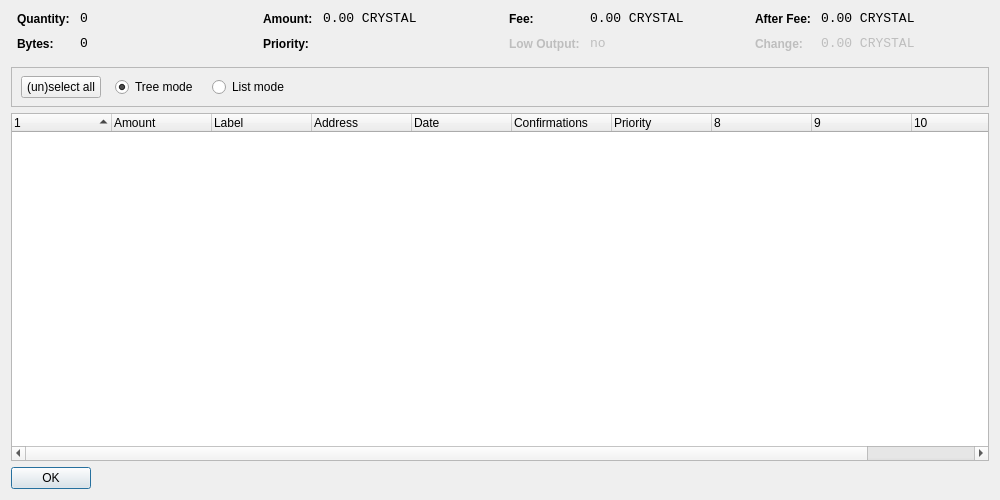
<?xml version="1.0" encoding="UTF-8"?>
<ui version="4.0">
 <class>CoinControlDialog</class>
 <widget class="QDialog" name="CoinControlDialog">
  <property name="geometry">
   <rect>
    <x>0</x>
    <y>0</y>
    <width>1000</width>
    <height>500</height>
   </rect>
  </property>
  <property name="windowTitle">
   <string>Coin Control</string>
  </property>
  <layout class="QVBoxLayout" name="verticalLayout">
   <item>
    <layout class="QHBoxLayout" name="horizontalLayoutTop" stretch="0,0,0,0">
     <property name="topMargin">
      <number>0</number>
     </property>
     <property name="bottomMargin">
      <number>10</number>
     </property>
     <item>
      <layout class="QFormLayout" name="formLayoutCoinControl1">
       <property name="horizontalSpacing">
        <number>10</number>
       </property>
       <property name="verticalSpacing">
        <number>10</number>
       </property>
       <property name="leftMargin">
        <number>6</number>
       </property>
       <property name="rightMargin">
        <number>6</number>
       </property>
       <item row="0" column="0">
        <widget class="QLabel" name="labelCoinControlQuantityText">
         <property name="styleSheet">
          <string notr="true">font-weight:bold;</string>
         </property>
         <property name="text">
          <string>Quantity:</string>
         </property>
        </widget>
       </item>
       <item row="0" column="1">
        <widget class="QLabel" name="labelCoinControlQuantity">
         <property name="font">
          <font>
           <family>Monospace</family>
           <pointsize>10</pointsize>
          </font>
         </property>
         <property name="cursor">
          <cursorShape>IBeamCursor</cursorShape>
         </property>
         <property name="contextMenuPolicy">
          <enum>Qt::ActionsContextMenu</enum>
         </property>
         <property name="text">
          <string notr="true">0</string>
         </property>
         <property name="textInteractionFlags">
          <set>Qt::LinksAccessibleByMouse|Qt::TextSelectableByKeyboard|Qt::TextSelectableByMouse</set>
         </property>
        </widget>
       </item>
       <item row="1" column="0">
        <widget class="QLabel" name="labelCoinControlBytesText">
         <property name="styleSheet">
          <string notr="true">font-weight:bold;</string>
         </property>
         <property name="text">
          <string>Bytes:</string>
         </property>
        </widget>
       </item>
       <item row="1" column="1">
        <widget class="QLabel" name="labelCoinControlBytes">
         <property name="font">
          <font>
           <family>Monospace</family>
           <pointsize>10</pointsize>
          </font>
         </property>
         <property name="cursor">
          <cursorShape>IBeamCursor</cursorShape>
         </property>
         <property name="contextMenuPolicy">
          <enum>Qt::ActionsContextMenu</enum>
         </property>
         <property name="text">
          <string notr="true">0</string>
         </property>
         <property name="textInteractionFlags">
          <set>Qt::LinksAccessibleByMouse|Qt::TextSelectableByKeyboard|Qt::TextSelectableByMouse</set>
         </property>
        </widget>
       </item>
      </layout>
     </item>
     <item>
      <layout class="QFormLayout" name="formLayoutCoinControl2">
       <property name="horizontalSpacing">
        <number>10</number>
       </property>
       <property name="verticalSpacing">
        <number>10</number>
       </property>
       <property name="leftMargin">
        <number>6</number>
       </property>
       <property name="rightMargin">
        <number>6</number>
       </property>
       <item row="0" column="0">
        <widget class="QLabel" name="labelCoinControlAmountText">
         <property name="styleSheet">
          <string notr="true">font-weight:bold;</string>
         </property>
         <property name="text">
          <string>Amount:</string>
         </property>
        </widget>
       </item>
       <item row="0" column="1">
        <widget class="QLabel" name="labelCoinControlAmount">
         <property name="font">
          <font>
           <family>Monospace</family>
           <pointsize>10</pointsize>
          </font>
         </property>
         <property name="cursor">
          <cursorShape>IBeamCursor</cursorShape>
         </property>
         <property name="contextMenuPolicy">
          <enum>Qt::ActionsContextMenu</enum>
         </property>
         <property name="text">
          <string notr="true">0.00 CRYSTAL</string>
         </property>
         <property name="textInteractionFlags">
          <set>Qt::LinksAccessibleByMouse|Qt::TextSelectableByKeyboard|Qt::TextSelectableByMouse</set>
         </property>
        </widget>
       </item>
       <item row="1" column="0">
        <widget class="QLabel" name="labelCoinControlPriorityText">
         <property name="styleSheet">
          <string notr="true">font-weight:bold;</string>
         </property>
         <property name="text">
          <string>Priority:</string>
         </property>
        </widget>
       </item>
       <item row="1" column="1">
        <widget class="QLabel" name="labelCoinControlPriority">
         <property name="font">
          <font>
           <family>Monospace</family>
           <pointsize>10</pointsize>
          </font>
         </property>
         <property name="cursor">
          <cursorShape>IBeamCursor</cursorShape>
         </property>
         <property name="contextMenuPolicy">
          <enum>Qt::ActionsContextMenu</enum>
         </property>
         <property name="text">
          <string/>
         </property>
         <property name="textInteractionFlags">
          <set>Qt::LinksAccessibleByMouse|Qt::TextSelectableByKeyboard|Qt::TextSelectableByMouse</set>
         </property>
        </widget>
       </item>
      </layout>
     </item>
     <item>
      <layout class="QFormLayout" name="formLayoutCoinControl3">
       <property name="horizontalSpacing">
        <number>10</number>
       </property>
       <property name="verticalSpacing">
        <number>10</number>
       </property>
       <property name="leftMargin">
        <number>6</number>
       </property>
       <property name="rightMargin">
        <number>6</number>
       </property>
       <item row="0" column="0">
        <widget class="QLabel" name="labelCoinControlFeeText">
         <property name="styleSheet">
          <string notr="true">font-weight:bold;</string>
         </property>
         <property name="text">
          <string>Fee:</string>
         </property>
        </widget>
       </item>
       <item row="0" column="1">
        <widget class="QLabel" name="labelCoinControlFee">
         <property name="font">
          <font>
           <family>Monospace</family>
           <pointsize>10</pointsize>
          </font>
         </property>
         <property name="cursor">
          <cursorShape>IBeamCursor</cursorShape>
         </property>
         <property name="contextMenuPolicy">
          <enum>Qt::ActionsContextMenu</enum>
         </property>
         <property name="text">
          <string notr="true">0.00 CRYSTAL</string>
         </property>
         <property name="textInteractionFlags">
          <set>Qt::LinksAccessibleByMouse|Qt::TextSelectableByKeyboard|Qt::TextSelectableByMouse</set>
         </property>
        </widget>
       </item>
       <item row="1" column="0">
        <widget class="QLabel" name="labelCoinControlLowOutputText">
         <property name="enabled">
          <bool>false</bool>
         </property>
         <property name="styleSheet">
          <string notr="true">font-weight:bold;</string>
         </property>
         <property name="text">
          <string>Low Output:</string>
         </property>
        </widget>
       </item>
       <item row="1" column="1">
        <widget class="QLabel" name="labelCoinControlLowOutput">
         <property name="enabled">
          <bool>false</bool>
         </property>
         <property name="font">
          <font>
           <family>Monospace</family>
           <pointsize>10</pointsize>
          </font>
         </property>
         <property name="cursor">
          <cursorShape>IBeamCursor</cursorShape>
         </property>
         <property name="contextMenuPolicy">
          <enum>Qt::ActionsContextMenu</enum>
         </property>
         <property name="text">
          <string notr="true">no</string>
         </property>
         <property name="textInteractionFlags">
          <set>Qt::LinksAccessibleByMouse|Qt::TextSelectableByKeyboard|Qt::TextSelectableByMouse</set>
         </property>
        </widget>
       </item>
      </layout>
     </item>
     <item>
      <layout class="QFormLayout" name="formLayoutCoinControl4">
       <property name="horizontalSpacing">
        <number>10</number>
       </property>
       <property name="verticalSpacing">
        <number>10</number>
       </property>
       <property name="leftMargin">
        <number>6</number>
       </property>
       <property name="rightMargin">
        <number>6</number>
       </property>
       <item row="0" column="0">
        <widget class="QLabel" name="labelCoinControlAfterFeeText">
         <property name="styleSheet">
          <string notr="true">font-weight:bold;</string>
         </property>
         <property name="text">
          <string>After Fee:</string>
         </property>
        </widget>
       </item>
       <item row="0" column="1">
        <widget class="QLabel" name="labelCoinControlAfterFee">
         <property name="font">
          <font>
           <family>Monospace</family>
           <pointsize>10</pointsize>
          </font>
         </property>
         <property name="cursor">
          <cursorShape>IBeamCursor</cursorShape>
         </property>
         <property name="contextMenuPolicy">
          <enum>Qt::ActionsContextMenu</enum>
         </property>
         <property name="text">
          <string notr="true">0.00 CRYSTAL</string>
         </property>
         <property name="textInteractionFlags">
          <set>Qt::LinksAccessibleByMouse|Qt::TextSelectableByKeyboard|Qt::TextSelectableByMouse</set>
         </property>
        </widget>
       </item>
       <item row="1" column="0">
        <widget class="QLabel" name="labelCoinControlChangeText">
         <property name="enabled">
          <bool>false</bool>
         </property>
         <property name="styleSheet">
          <string notr="true">font-weight:bold;</string>
         </property>
         <property name="text">
          <string>Change:</string>
         </property>
        </widget>
       </item>
       <item row="1" column="1">
        <widget class="QLabel" name="labelCoinControlChange">
         <property name="enabled">
          <bool>false</bool>
         </property>
         <property name="font">
          <font>
           <family>Monospace</family>
           <pointsize>10</pointsize>
          </font>
         </property>
         <property name="cursor">
          <cursorShape>IBeamCursor</cursorShape>
         </property>
         <property name="contextMenuPolicy">
          <enum>Qt::ActionsContextMenu</enum>
         </property>
         <property name="text">
          <string notr="true">0.00 CRYSTAL</string>
         </property>
         <property name="textInteractionFlags">
          <set>Qt::LinksAccessibleByMouse|Qt::TextSelectableByKeyboard|Qt::TextSelectableByMouse</set>
         </property>
        </widget>
       </item>
      </layout>
     </item>
    </layout>
   </item>
   <item>
    <widget class="QFrame" name="frame">
     <property name="minimumSize">
      <size>
       <width>0</width>
       <height>40</height>
      </size>
     </property>
     <property name="frameShape">
      <enum>QFrame::StyledPanel</enum>
     </property>
     <property name="frameShadow">
      <enum>QFrame::Sunken</enum>
     </property>
     <widget class="QWidget" name="horizontalLayoutWidget">
      <property name="geometry">
       <rect>
        <x>10</x>
        <y>0</y>
        <width>781</width>
        <height>41</height>
       </rect>
      </property>
      <layout class="QHBoxLayout" name="horizontalLayoutPanel" stretch="0,0,0,0,0">
       <property name="spacing">
        <number>14</number>
       </property>
       <item>
        <widget class="QPushButton" name="pushButtonSelectAll">
         <property name="sizePolicy">
          <sizepolicy hsizetype="Maximum" vsizetype="Fixed">
           <horstretch>0</horstretch>
           <verstretch>0</verstretch>
          </sizepolicy>
         </property>
         <property name="text">
          <string>(un)select all</string>
         </property>
        </widget>
       </item>
       <item>
        <widget class="QRadioButton" name="radioTreeMode">
         <property name="sizePolicy">
          <sizepolicy hsizetype="Maximum" vsizetype="Fixed">
           <horstretch>0</horstretch>
           <verstretch>0</verstretch>
          </sizepolicy>
         </property>
         <property name="text">
          <string>Tree mode</string>
         </property>
         <property name="checked">
          <bool>true</bool>
         </property>
        </widget>
       </item>
       <item>
        <widget class="QRadioButton" name="radioListMode">
         <property name="sizePolicy">
          <sizepolicy hsizetype="Maximum" vsizetype="Fixed">
           <horstretch>0</horstretch>
           <verstretch>0</verstretch>
          </sizepolicy>
         </property>
         <property name="text">
          <string>List mode</string>
         </property>
        </widget>
       </item>
       <item>
        <spacer name="horizontalSpacer">
         <property name="orientation">
          <enum>Qt::Horizontal</enum>
         </property>
         <property name="sizeHint" stdset="0">
          <size>
           <width>40</width>
           <height>20</height>
          </size>
         </property>
        </spacer>
       </item>
      </layout>
     </widget>
    </widget>
   </item>
   <item>
    <widget class="CoinControlTreeWidget" name="treeWidget">
     <property name="contextMenuPolicy">
      <enum>Qt::CustomContextMenu</enum>
     </property>
     <property name="sortingEnabled">
      <bool>false</bool>
     </property>
     <property name="columnCount">
      <number>11</number>
     </property>
     <attribute name="headerShowSortIndicator" stdset="0">
      <bool>true</bool>
     </attribute>
     <attribute name="headerStretchLastSection">
      <bool>false</bool>
     </attribute>
     <column>
      <property name="text">
       <string/>
      </property>
     </column>
     <column>
      <property name="text">
       <string>Amount</string>
      </property>
     </column>
     <column>
      <property name="text">
       <string>Label</string>
      </property>
     </column>
     <column>
      <property name="text">
       <string>Address</string>
      </property>
     </column>
     <column>
      <property name="text">
       <string>Date</string>
      </property>
     </column>
     <column>
      <property name="text">
       <string>Confirmations</string>
      </property>
      <property name="toolTip">
       <string>Confirmed</string>
      </property>
     </column>
     <column>
      <property name="text">
       <string>Priority</string>
      </property>
     </column>
     <column>
      <property name="text">
       <string/>
      </property>
     </column>
     <column>
      <property name="text">
       <string/>
      </property>
     </column>
     <column>
      <property name="text">
       <string/>
      </property>
     </column>
     <column>
      <property name="text">
       <string/>
      </property>
     </column>
    </widget>
   </item>
   <item>
    <widget class="QDialogButtonBox" name="buttonBox">
     <property name="sizePolicy">
      <sizepolicy hsizetype="Maximum" vsizetype="Fixed">
       <horstretch>0</horstretch>
       <verstretch>0</verstretch>
      </sizepolicy>
     </property>
     <property name="orientation">
      <enum>Qt::Horizontal</enum>
     </property>
     <property name="standardButtons">
      <set>QDialogButtonBox::Ok</set>
     </property>
    </widget>
   </item>
  </layout>
 </widget>
 <customwidgets>
  <customwidget>
   <class>CoinControlTreeWidget</class>
   <extends>QTreeWidget</extends>
   <header>coincontroltreewidget.h</header>
  </customwidget>
 </customwidgets>
 <resources/>
 <connections/>
</ui>
